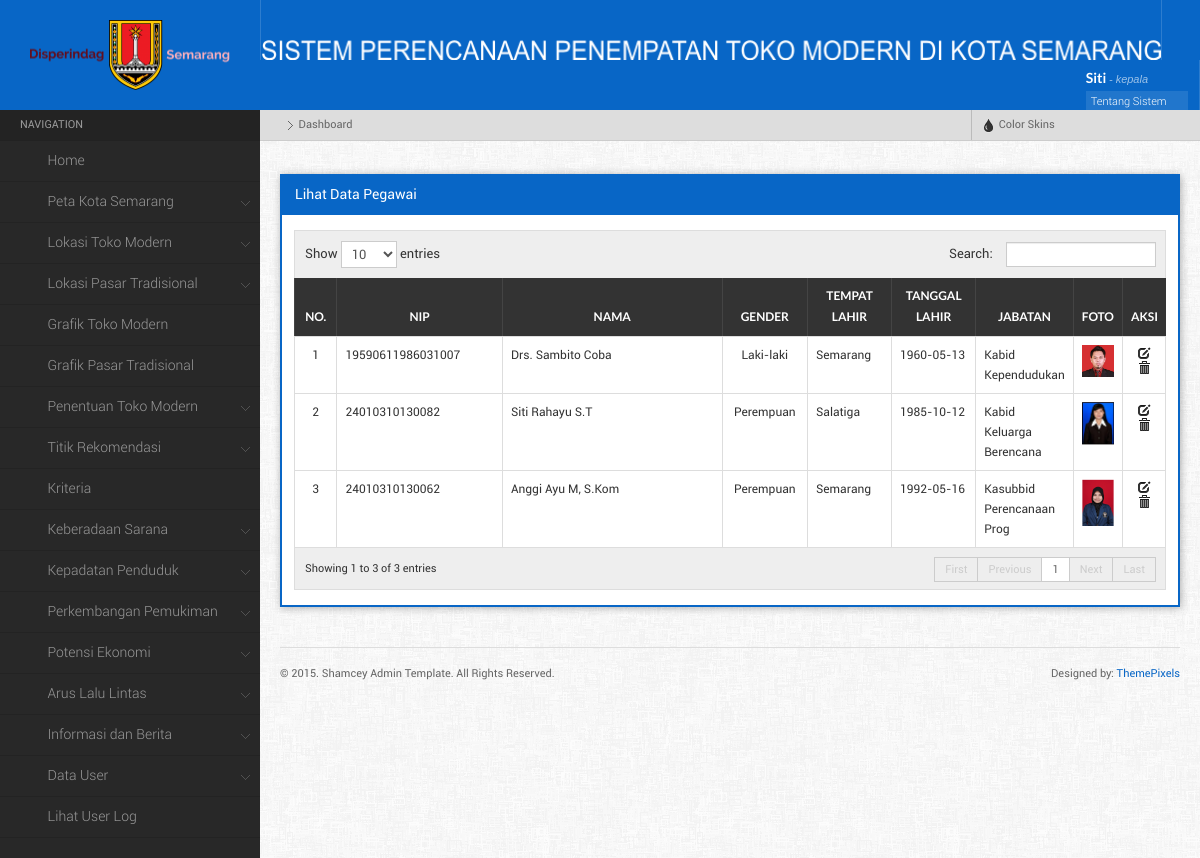
Page /main.php?menu=lihatPegawai (signed in) on the earlier database version.
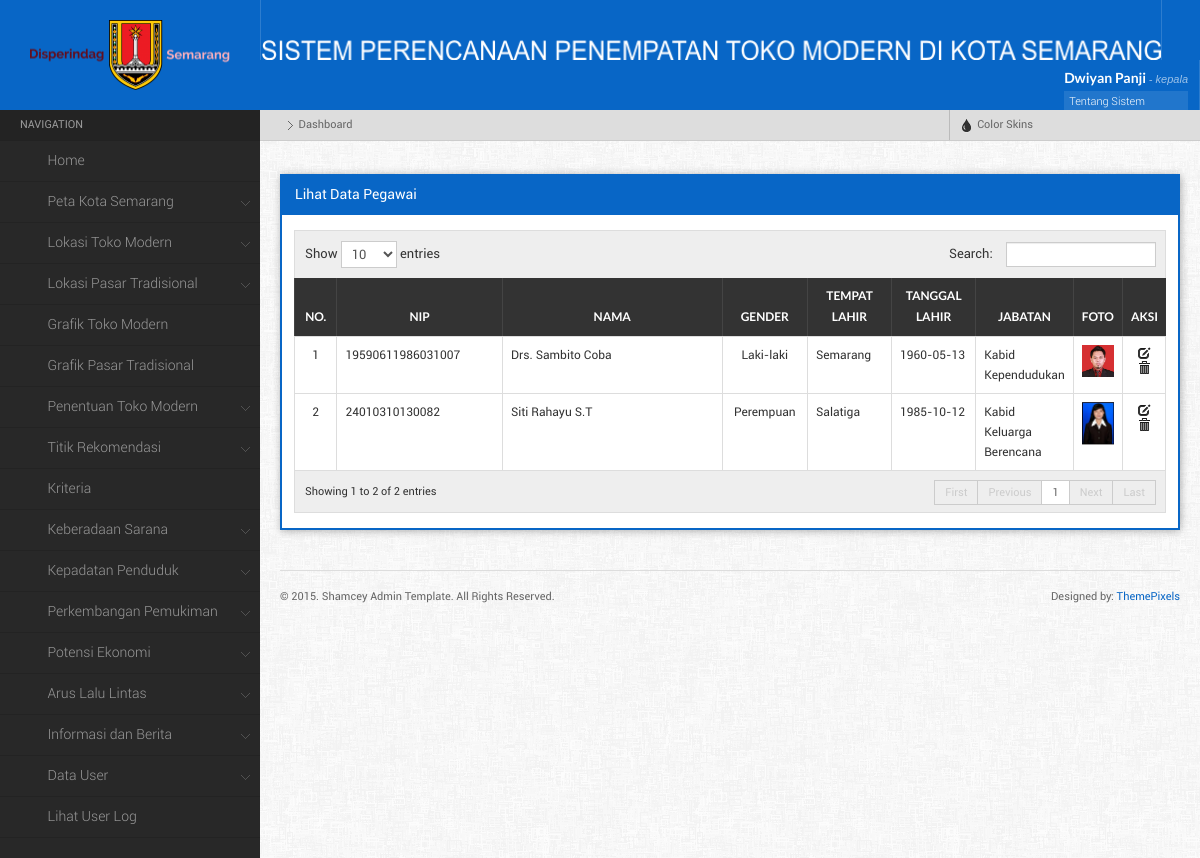
Same page on the later database version.
### tables this page shows
CREATE TABLE IF NOT EXISTS `pegawai` (
  `id_pegawai` varchar(20) NOT NULL,
  `nama_pegawai` varchar(50) NOT NULL,
  `gender` int(10) NOT NULL,
  `tanggal_lahir` date NOT NULL,
  `jabatan` varchar(25) NOT NULL,
  `foto` varchar(100) NOT NULL,
  `id_user` varchar(20) NOT NULL,
  `tanggal` timestamp NOT NULL DEFAULT CURRENT_TIMESTAMP ON UPDATE CURRENT_TIMESTAMP,
  `tempat_lahir` varchar(15) NOT NULL,
  PRIMARY KEY (`id_pegawai`)
);

### component/lihat_pegawai.php (the view, shortened to what the changed rows need)
<?php
	$query =mysql_query("SELECT * FROM pegawai");
    echo "<div class=\"widget\">
            <h4 class=\"widgettitle\">Lihat Data Pegawai</h4>
			<div class=\"widgetcontent\">
            <table id=\"dyntable\" class=\"table table-bordered responsive\">
                <thead>
                    <tr>
                        <th></th>
                        <th><center>No.</th>
						<th><center>NIP</th>
						<th><center>Nama</th>
                        <th><center>Gender</th>
						<th><center>Tempat Lahir</th>
						<th><center>Tanggal Lahir</th>
						<th><center>Jabatan</th>
						<th><center>Foto</th>
						<th><center>Aksi</th>
                    </tr>
                </thead>
				<tbody>";
				$i = 1;
				function gender ($g){
					if ($g==1){
						echo "Laki-laki";
					}else if ($g==2){
						echo "Perempuan";
					}else {
					}
				}
				while($pecah = mysql_fetch_array($query)){
					echo "<tr class=\" \">
						<td></td>
						<td style='width:5%;'><center>$i</td>
						<td style='width:20%;'>$pecah[id_pegawai]</td>
						<td style='width:30%;'>$pecah[nama_pegawai]</td>
						<td style='width:10%;'><center>";gender($pecah['gender']);
					echo "</td>
						<td style='width:10%;'>$pecah[tempat_lahir]</td>
						<td style='width:10%;'>$pecah[tanggal_lahir]</td>
						<td style='width:10%;'>$pecah[jabatan]</td>
						<td style='width:20%;'>";
					if($pecah['foto'] != ""){
						echo "<img width='100px' src=component/foto/$pecah[foto]>";
					}else{
						echo "no display picture";
					}
					echo "</td>
					<td class=\"center\" style=\"width: 60px;\">
						<a href= \"main.php?menu=editPegawai&kode=$pecah[id_pegawai]\" title=\"Edit\"><i  class=\"icon-edit\"></i></a>
						<a href=\"main.php?menu=hapusPegawai&kode=$pecah[id_pegawai]\" title=\"Hapus\" onClick=\"return confirm('Are you sure to delete?')\" class=\"icon-trash\"><i></i></a>
					</td>
					</tr>";
				$i++;
				};
				echo "</tbody>
			</table>
			</div>
		</div>
	";
?>

### main.php (shortened to what the changed rows need)
<?php
if (empty($_SESSION['username']) AND empty ($_SESSION['id_user'])){
	echo "<meta http-equiv=\"refresh\" content=\"0; url=index.php\">";
}else{
?>
<html>
	<head>
		<link rel="stylesheet" href="css/style.default.css" type="text/css" />
		<link rel="stylesheet" href="css/responsive-tables.css">
		<link rel="stylesheet" href="css/bootstrap-fileupload.min.css" type="text/css" />
		<link rel="stylesheet" href="css/bootstrap-timepicker.min.css" type="text/css" />
	</head>
	<body>
		<?php
			function setActive($d){
				if(ISSET($_GET['menu'])){
					if($_GET['menu'] == $d){
						echo "class='active'";
					}
				}
			}
		?>
	<div class="mainwrapper">
    <div class="header">
		<div class="logo">
			<img src="images/disperindag.png" alt="" style=" width:200px; height:70px; margin-top:-20px; !important" />
		</div>
			<div class="headerinner">
                <ul class="headmenu">
					<li>
						<img src="images/logo8.png" alt="" style=" width:900px; height:20px; margin-top:40px; !important"  />
					</li>
				<li class="right">
                    <div class="userloggedinfo">
                        <div class="userinfo">
                            <h5><?php echo $_SESSION['nama_user']; ?> <small>- <?php echo $_SESSION['username']; ?></small></h5>
                            <ul>
								<li> <a  data-toggle="modal" href="#myModal">Tentang Sistem <span class="iconfa-question-sign"></span></a></li>
                                <li><a href="main.php?menu=editProfile">Edit Profile <span class="iconfa-cog"></span></a></li>
                                <li><a href="logout.php">Sign Out <span class="iconfa-signout"></span></a></li>
                            </ul>
                        </div>
                    </div>
                </li>
				</ul>
			</div>
    </div>
    <div class="leftpanel">
        <div class="leftmenu">
            <ul class="nav nav-tabs nav-stacked">
            	<li class="nav-header">Navigation</li>
					<?php
						if($_SESSION['level'] == '1'){
					?>
						<li <?php setActive('dashboard');?>><a href="main.php"><span class="iconfa-home"></span>Home</a>
						</li>
						<li class="dropdown  <?php if (($_GET['menu'] == 'petaSemarang') || ($_GET['menu'] == 'petaSemarangapi')){ setActive1(); }?>"><a href=""><span class="iconfa-globe"></span>Peta Kota Semarang</a>
						</li>
						<li class="dropdown  <?php if (($_GET['menu'] == 'formToko') || ($_GET['menu'] == 'lihatToko')){ setActive1(); }?>"><a href=""><span class="iconfa-tags"></span>Lokasi Toko Modern</a>
						</li>
						<li class="dropdown  <?php if (($_GET['menu'] == 'formPasar') || ($_GET['menu'] == 'lihatPasar')){ setActive1(); }?>"><a href=""><span class="iconfa-shopping-cart"></span>Lokasi Pasar Tradisional</a>
						</li>
						<li <?php setActive('grafikToko');?>><a href="main.php?menu=grafikToko"><span class="iconfa-bar-chart"></span>Grafik Toko Modern</a>
						</li>
						<li <?php setActive('grafikPasar');?>><a href="main.php?menu=grafikPasar"><span class="iconfa-signal"></span>Grafik Pasar Tradisional</a>
						</li>
						<li class="dropdown  <?php if (($_GET['menu'] == 'penentuanToko') || ($_GET['menu'] == 'penentuanTokoall')){ setActive1(); }?>"><a href=""><span class="iconfa-map-marker"></span>Penentuan Toko Modern</a>
						</li>
						<li class="dropdown  <?php if (($_GET['menu'] == 'formTitik') || ($_GET['menu'] == 'lihatTitik')){ setActive1(); }?>"><a href=""><span class="iconfa-screenshot"></span>Titik Rekomendasi</a>
						</li>
						<li <?php setActive('lihatKriteria');?>><a href="main.php?menu=lihatKriteria"><span class="iconfa-wrench"></span>Kriteria</a>
						</li>
						<li class="dropdown  <?php if (($_GET['menu'] == 'formKeberadaan') || ($_GET['menu'] == 'lihatKeberadaan')){ setActive1(); }?>"><a href=""><span class="iconfa-umbrella"></span>Keberadaan Sarana</a>
						</li>
						<li class="dropdown  <?php if (($_GET['menu'] == 'formKepadatan') || ($_GET['menu'] == 'lihatKepadatan')){ setActive1(); }?>"><a href=""><span class="iconfa-th-large"></span>Kepadatan Penduduk</a>
						</li>
						<li class="dropdown  <?php if (($_GET['menu'] == 'formPerkembangan') || ($_GET['menu'] == 'lihatPerkembangan')){ setActive1(); }?>"><a href=""><span class="iconfa-th"></span>Perkembangan Pemukiman</a>
						</li>
						<li class="dropdown  <?php if (($_GET['menu'] == 'formPotensi') || ($_GET['menu'] == 'lihatPotensi')){ setActive1(); }?>"><a href=""><span class="iconfa-align-left"></span>Potensi Ekonomi</a>
						</li>
						<li class="dropdown  <?php if (($_GET['menu'] == 'formArus') || ($_GET['menu'] == 'lihatArus')){ setActive1(); }?>"><a href=""><span class="iconfa-road"></span>Arus Lalu Lintas</a>
						</li>
						<li class="dropdown  <?php if (($_GET['menu'] == 'formInfo') || ($_GET['menu'] == 'lihatInfo')){ setActive1(); }?>"><a href=""><span class="iconfa-info-sign"></span>Informasi dan Berita</a>
						</li>
						<li class="dropdown <?php if (($_GET['menu'] == 'formInputUser') || ($_GET['menu'] == 'lihatUser')){ setActive1(); }?>"><a href=""><span class="iconfa-user"></span>Data User</a>
						</li>
						<li <?php setActive('lihatLog');?>><a href="main.php?menu=lihatLog"><span class="iconfa-pencil"></span>Lihat User Log</a>
						</li>
						<?php }
						 ?>
			</ul>
        </div>
    </div>
    <div class="rightpanel">
        <ul class="breadcrumbs">
            <li><a href="main.php"><i class="iconfa-home"></i></a> <span class="separator"></span></li>
            <li>Dashboard</li>
			<li class="right">
                    <a href="" data-toggle="dropdown" class="dropdown-toggle"><i class="icon-tint"></i> Color Skins</a>
            </li>
        </ul>
        <div class="maincontent">
            <div class="maincontentinner" style='position:relative;'>
			<?php
			if(ISSET($_GET['menu'])){
				$d = $_GET['menu'];
				if($d == 'home'){
					include "component/home.php";
				}else if($d == 'dashboard'){
					include "main.php";
				}else if($d == 'editProfile'){
					include "component/editprofile.php";
				}else if($d == 'resetPass'){
					include "component/resetpass.php";
				}else if($d == 'formInputUser'){
					include "component/form_user.php";
				}else if($d == 'lihatUser'){
					include "component/lihat_user.php";
				}else if($d == 'reset'){
					include "component/resetpass.php";
				}else if($d == 'hapusUser'){
					include "component/hapus_user.php";
				}else if($d == 'lihatLog'){
					include "component/lihat_log.php";
				}else if($d == 'formTitik'){
					include "component/form_titik.php";
				}else if($d == 'lihatTitik'){
					include "component/lihat_titik.php";
				}else if($d == 'editTitik'){
					include "component/form_edit_titik.php";
				}else if($d == 'hapusTitik'){
					include "component/hapus_titik.php";
				}else if($d == 'lihatKriteria'){
					include "component/lihat_kriteria.php";
				}else if($d == 'editKriteria'){
					include "component/form_edit_kriteria.php";
				}else if($d == 'hapusKriteria'){
					include "component/hapus_kriteria.php";
				}else if($d == 'formKeberadaan'){
					include "component/form_keberadaan.php";
				}else if($d == 'lihatKeberadaan'){
					include "component/lihat_keberadaan.php";
				}else if($d == 'editKeberadaan'){
					include "component/form_edit_keberadaan.php";
				}else if($d == 'hapusKeberadaan'){
					include "component/hapus_keberadaan.php";
				}else if($d == 'formKepadatan'){
					include "component/form_kepadatan.php";
				}else if($d == 'lihatKepadatan'){
					include "component/lihat_kepadatan.php";
				}else if($d == 'editKepadatan'){
					include "component/form_edit_kepadatan.php";
				}else if($d == 'hapusKepadatan'){
					include "component/hapus_kepadatan.php";
				}else if($d == 'formPerkembangan'){
					include "component/form_perkembangan.php";
				}else if($d == 'lihatPerkembangan'){
					include "component/lihat_perkembangan.php";
				}else if($d == 'editPerkembangan'){
					include "component/form_edit_perkembangan.php";
				}else if($d == 'hapusPerkembangan'){
					include "component/hapus_perkembangan.php";
				}else if($d == 'formPotensi'){
					include "component/form_potensi.php";
				}else if($d == 'lihatPotensi'){
					include "component/lihat_potensi.php";
				}else if($d == 'editPotensi'){
					include "component/form_edit_potensi.php";
				}else if($d == 'hapusPotensi'){
					include "component/hapus_potensi.php";
				}else if($d == 'formArus'){
					include "component/form_arus.php";
				}else if($d == 'lihatArus'){
					include "component/lihat_arus.php";
				}else if($d == 'editArus'){
					include "component/form_edit_arus.php";
				}else if($d == 'hapusArus'){
					include "component/hapus_arus.php";
				}else if($d == 'formInfo'){
					include "component/form_info.php";
				}else if($d == 'lihatInfo'){
					include "component/lihat_info.php";
				}else if($d == 'editInfo'){
					include "component/form_edit_info.php";
				}else if($d == 'hapusInfo'){
					include "component/hapus_info.php";
				}else if($d == 'petaToko'){
					include "component/peta_toko.php";
				}else if($d == 'formToko'){
					include "component/form_toko.php";
				}else if($d == 'lihatToko'){
					include "component/lihat_toko.php";
				}else if($d == 'editToko'){
					include "component/form_edit_toko.php";
				}else if($d == 'hapusToko'){
					include "component/hapus_toko.php";
				}else if($d == 'petaPasar'){
					include "component/peta_pasar.php";
				}else if($d == 'formPasar'){
					include "component/form_pasar.php";
				}else if($d == 'lihatPasar'){
					include "component/lihat_pasar.php";
				}else if($d == 'editPasar'){
					include "component/form_edit_pasar.php";
				}else if($d == 'hapusPasar'){
					include "component/hapus_pasar.php";
				}else if($d == 'formGaleri'){
					include "component/form_galeri.php";
				}else if($d == 'lihatGaleri'){
					include "component/lihat_galeri.php";
				}else if($d == 'editGaleri'){
					include "component/form_edit_galeri.php";
				}else if($d == 'hapusGaleri'){
					include "component/hapus_galeri.php";
				}else if($d == 'formPegawai'){
					include "component/form_pegawai.php";
				}else if($d == 'lihatPegawai'){
					include "component/lihat_pegawai.php";
				}else if($d == 'editPegawai'){
					include "component/form_edit_pegawai.php";
				}else if($d == 'hapusPegawai'){
					include "component/hapus_pegawai.php";
				}else if($d == 'grafikToko'){
					include "component/grafik_toko.php";
				}else if($d == 'grafikPasar'){
					include "component/grafik_pasar.php";
				}else if($d == 'penentuanToko'){
					include "component/penentuan_toko.php";
				}else if($d == 'hasilHitung'){
					include "component/hasil.php";
				}else if($d == 'penentuanTokoall'){
					include "component/penentuan_tokoall.php";
				}else if($d == 'hasilHitungall'){
					include "component/hasilall.php";
				}else if($d == 'petaSemarangapi'){
					include "component/peta_api.php";
				}else if($d == 'petaSemarang'){
					include "component/peta.php";
				}
				else{
				echo"<h4 class='widgettitle'>Home</h4><div class='widgetcontent'> <img src='img/home7.jpg'/></div>";
				}
			}else{
				echo"<h4 class='widgettitle'>Home</h4><div class='widgetcontent'> <img src='img/home7.jpg'/></div>";
			};?>
                <div class="footer">
                    <div class="footer-left">
                        <span>&copy; 2015. Shamcey Admin Template. All Rights Reserved.</span>
                    </div>
                    <div class="footer-right">
                        <span>Designed by: <a href="http://themepixels.com/">ThemePixels</a></span>
                    </div>
                </div>
            </div>
        </div>
    </div>
	</div>
	</body>
</html>
<?php }?>

Differences in the rows shown:
removed pegawai: id_pegawai "24010310130062", nama_pegawai "Anggi Ayu M, S.Kom", gender "Perempuan", tempat_lahir "Semarang", tanggal_lahir "1992-05-16", jabatan "Kasubbid Perencanaan Prog", foto (picture)
Other differences:
$_SESSION['nama_user']: "Siti" → "Dwiyan Panji"
text written by a page script: "Show entries Search: Showing 1 to 3 of 3 entries First Previous 1 Next Last" → "Show entries Search: Showing 1 to 2 of 2 entries First Previous 1 Next Last"
